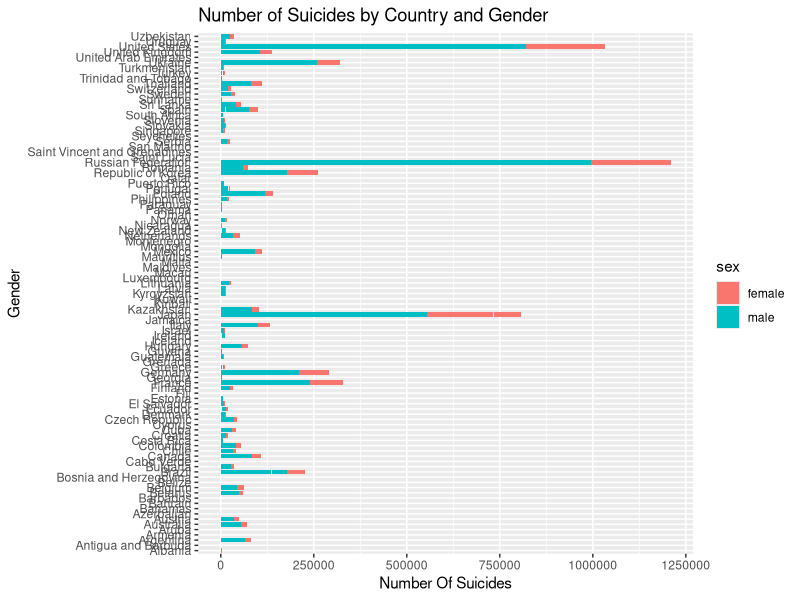

Reproduce this figure in R.
## ---- chunk 1
knitr::opts_chunk$set(echo = TRUE)

library(tidyverse)
install.packages("readxl")
library(readxl)
suicides <- read.table(file= "master.xls", sep= "\t", header= TRUE)
suicides <- read.table(file= "master.xls", sep= "\t", header= TRUE, na.strings=c("NA", "", "?"))

## ---- chunk 2
library(tidyverse)
#View(suicides)
suicides <- read.table(file= "master.xls", sep= "\t", header= TRUE, na.strings=c("NA", "", "?", 0))
suicideByGender <- select(suicides, sex, suicides_no, country) %>% drop_na()
#View(suicideByGender)
ggplot(data=suicideByGender, aes(x=country, y=suicides_no, fill=sex)) + geom_col() + labs(x="Gender", y="Number Of Suicides", title = "Number of Suicides by Country and Gender", legend = "Gender") + coord_flip()


